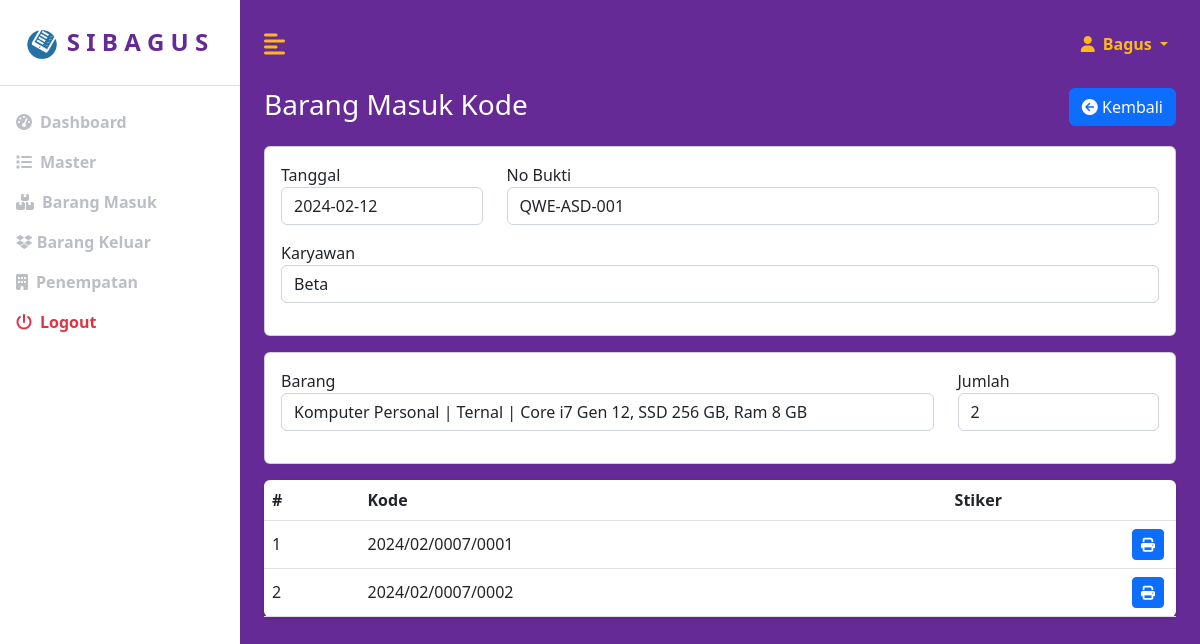
The page /index.php?page=barangmasukdetailkode&id=15&detail_id=28 (signed in) on the database its author committed.
### tables this page shows
CREATE TABLE `barang_masuk` (
  `id` int(11) NOT NULL,
  `tanggal` date NOT NULL,
  `no_bukti` varchar(50) NOT NULL,
  `sumber_dana` varchar(255) DEFAULT NULL,
  `pemasok_id` int(11) DEFAULT NULL,
  `karyawan_id` int(11) NOT NULL
);

CREATE TABLE `karyawan` (
  `id` int(11) NOT NULL,
  `nama_karyawan` varchar(255) NOT NULL,
  `nomor_hp` varchar(255) NOT NULL,
  `alamat` varchar(255) NOT NULL,
  `email` varchar(255) NOT NULL,
  `password` varchar(255) NOT NULL,
  `level` varchar(255) NOT NULL
);

CREATE TABLE `barang_masuk_detail` (
  `id` int(11) NOT NULL,
  `barang_masuk_id` int(11) NOT NULL,
  `barang_id` varchar(20) NOT NULL,
  `jumlah` int(11) NOT NULL,
  `status_kode` varchar(255) NOT NULL
);

CREATE TABLE `barang` (
  `kode_barang` varchar(20) NOT NULL,
  `nama_barang` varchar(255) NOT NULL,
  `merk` varchar(255) NOT NULL,
  `tipe` varchar(255) NOT NULL,
  `qty` int(11) NOT NULL,
  `satuan` varchar(255) NOT NULL,
  `record` timestamp NOT NULL DEFAULT current_timestamp() ON UPDATE current_timestamp()
);

CREATE TABLE `kode` (
  `id` int(11) NOT NULL,
  `barang_masuk_detail_id` int(11) NOT NULL,
  `barang_keluar_detail_id` int(11) NOT NULL,
  `kode` varchar(255) NOT NULL,
  `kondisi_barang` varchar(255) NOT NULL
);

### pages/barangmasuk/barangmasukdetailkode.php (the view, shortened to what this page needs)
<div id="atas" class="row mb-3">
    <div class="col">
        <div class="row">
            <div class="col-md-6">
                <h3>Barang Masuk Kode</h3>
            </div>
            <div class="col-md-6">
                <a href="?page=barangmasukdetail&id=<?= $_GET['id'] ?>" class="btn btn-primary float-end">
                    <i class="fa fa-arrow-circle-left"></i> Kembali
                </a>
            </div>
        </div>
    </div>
</div>
        <?php
        $id = $_GET['id'];
        $detail_id = $_GET['detail_id'];
        $selectSQL = "SELECT BM.*,P.nama_pemasok, K.nama_karyawan FROM barang_masuk BM
        LEFT JOIN pemasok P ON BM.pemasok_id=P.id
        LEFT JOIN karyawan K ON BM.karyawan_id=K.id WHERE BM.id=$id";
        $result = mysqli_query($koneksi, $selectSQL);
        if (!$result || mysqli_num_rows($result) == 0) {
            echo "<meta http-equiv='refresh' content='0;url=?page=barangmasukdata'>";
        } else {
            $row = mysqli_fetch_assoc($result);
        }
        $selectSQLDetail = "SELECT BMD.*, B.nama_barang, B.merk, B.tipe, B.satuan
        FROM barang_masuk_detail BMD
        LEFT JOIN barang B ON BMD.barang_id = B.kode_barang
        WHERE BMD.id=$detail_id";
        $resultDetail = mysqli_query($koneksi, $selectSQLDetail);
        $rowDetail = mysqli_fetch_assoc($resultDetail);
        $selectSQLKode = "SELECT * FROM kode WHERE barang_masuk_detail_id=" . $rowDetail["id"];
        $resultKode = mysqli_query($koneksi, $selectSQLKode);
        ?>
<div id="bawah" class="row">
    <div class="col">
        <div class="card px-3 py-3">
            <div class="row">
                <div class="col-md-3">
                    <div class="mb-3">
                        <label for="id">Tanggal</label>
                        <input type="text" class="form-control" value="<?= $row['tanggal'] ?>" readonly>
                    </div>
                </div>
                <div class="col-md-9">
                    <div class="mb-3">
                        <label for="id">No Bukti</label>
                        <input type="text" class="form-control" value="<?= $row['no_bukti'] ?>" readonly>
                    </div>
                </div>
            </div>
            <div class="row">
                <div class="col-md-12">
                    <div class="mb-3">
                        <label for="id">Karyawan </label>
                        <input type="text" class="form-control" value="<?= $row['nama_karyawan'] ?>" readonly>
                    </div>
                </div>
            </div>
        </div>
    </div>
</div>
<div id="bawah_detail" class="row mt-3">
    <div class="col">
        <div class="card px-3 py-3">
            <form action="" method="post">
                <div class="row">
                    <div class="col-md-9">
                        <div class="mb-3">
                            <label for="id">Barang</label>
                            <input type="text" class="form-control" value="<?= $rowDetail['nama_barang'] . " | " . $rowDetail["merk"] . " | " . $rowDetail["tipe"] ?>" readonly>
                        </div>
                    </div>
                    <div class="col-md-3">
                        <div class="mb-3">
                            <label for="jumlah">Jumlah</label>
                            <input type="number" class="form-control" value="<?= $rowDetail['jumlah'] ?>" readonly>
                        </div>
                    </div>
                </div>
            </form>
        </div>
    </div>
</div>
<div id="tabel" class="row mt-3">
    <div class="col">
        <table class="table bg-white rounded shadow-sm  table-hover">
            <thead>
                <tr>
                    <th>#</th>
                    <th>Kode</th>
                    <th>Stiker</th>
                </tr>
            </thead>
            <tbody>
                <?php
                $no = 1;
                while ($rowKode = mysqli_fetch_assoc($resultKode)) {
                ?>
                    <tr class="align-middle">
                        <td><?= $no++ ?></td>
                        <td><?= $rowKode['kode'] ?></td>
                        <td>
                            <a href="report/stiker.php?kode=<?= $rowKode['kode'] ?>" class="btn btn-primary btn-sm float-end me-1" target="_blank">
                                <i class="fa fa-print"></i>
                            </a>
                        </td>
                    </tr>
                <?php
                }
                ?>
            </tbody>
        </table>
    </div>
</div>

### assets/css/custom.css (style rules this page uses)
:root { --main-bg-color: #009d63; --main-text-color: #009d63; --second-text-color: #bbbec5; --second-bg-color: #c1efde; --ungu: rgb(101, 42, 149); --oren: rgb(255, 184, 26); --hijo: rgb(100, 164, 65); }
h3 { color: white; }
body { min-height: 100vh; min-height: -webkit-fill-available; }
html { height: -webkit-fill-available; }

### pages/404.php (style rules this page uses)
body, html { height: 100%; margin: 0; }

### rows shown on the page
barang_masuk: tanggal "2024-02-12", no_bukti "QWE-ASD-001", karyawan.nama_karyawan "Beta"
barang_masuk_detail: barang.tipe "Komputer Personal | Ternal | Core i7 Gen 12, SSD 256 GB, Ram 8 GB", jumlah "2"
kode: kode "2024/02/0007/0001"
kode: kode "2024/02/0007/0002"

### other values the page prints
$_SESSION["nama_karyawan"] "Bagus"
